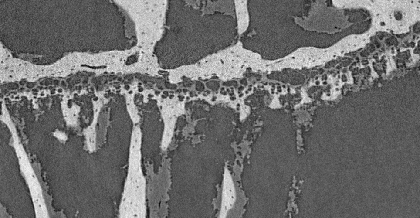
%> input picture 02506/Week05/week5/V12_10X_x502.png, 420 x 218 px, shrunk from 964 x 500 before the run
$ octave bone_three_labels.m   (GNU Octave 9; MATLAB toolbox functions it lacks are replaced by stand-ins)
%> lines starting %> are read from the running program, lines starting %| are printed output that depends on the picture
### 02506/Week05/week05_mcode/functions/multilabel_MRF.m
function [S, iter] = multilabel_MRF(U, dim, beta, max_iter)
%MULTILABEL_MRF Iterative alpha expansion.
% [S, iter] = MULTILABEL_MRF(U, dim, beta, max_iter) finds a solution for
% the Potts model, with the 2-clique potentials in {0,beta}, and the
% 1-clique potentials for each vertex and label given in input U.
%
% U is a N-times-K matrix with energy of each pixel/voxel for each label,
%   where N is a total number of pixels/voxels and K is a number of labels.
% dim is a vector indicating the dimensions (size) of problem. It must be
%   such that prod(dim)=N.
% beta is a scalar weight of the neighorhood edges (2-clique potental for
%   different labels).
% max_iter is a maximum number of alpha expansion cycles (a cycle includes
%   K alpha expansion steps), defaults to 10.
% S is a length N vector of segmentation labels form {1,...,K}. S is of
%   type uint8, so up til 255 labels are suported.
% iter is a number of actually performed cycles.
%
% Using Kolmorogov+Zabih PAMI 2004 formulation (with directed edges) of
% alpha expansion from Boykov et al. PAMI 2001 (with auxiliary vertices),
% but with source being not-alpha and sink as alpha (opposite to Boykov
% formulation).
%
% vand@dtu.dk, 2014, fixed small bug 2021

if nargin<4
    max_iter = 10;
end

K = size(U,2); % number of classes
[~,S] = min(U,[],2); % initial segmentation
S = uint8(S); % assumes no more than 256 labels

% preparing for n-links, 6-neigborhood of each vertex (4-neigbhorhood for 2D)
indices = reshape(1:prod(dim),dim);
edge_x = indices(1:end-1,:,:);
edge_y = indices(:,1:end-1,:);
edge_z = indices(:,:,1:end-1); % empty for 2D segmentation
edge_n = zeros(numel(edge_x)+numel(edge_y)+numel(edge_z),4);
edge_n(:,[1,2]) = [edge_x(:),edge_x(:)+1; edge_y(:),edge_y(:)+dim(1); ...
    edge_z(:),edge_z(:)+dim(1)*dim(2)];

% preparing for t-links
edge_t = zeros(prod(dim),3);
edge_t(:,1) = indices(:);

iter = 0;
changed = true;

while changed && (iter<max_iter)

    S_it = S;
%    for alpha = randperm(K) % expanding classes in random order
    for alpha = 1:K

        % Each pair with different labels requires an adjustment in a
        % n-link (-beta) and an adjustment in a t-lint (+beta), so that
        % only configuration with 0 potential is (alpha,alpha), i.e.
        % (relabeled,relabeled). Applies also to pairs with alpha, as alpha
        % is always relabeled due to inf, so only other label matters.
        edge_n(:,[3,4]) = beta;
        diff_pairs = S(edge_n(:,1))~=S(edge_n(:,2)); % neighboors with different labels
        edge_n(diff_pairs,4) = 0; % adjusting n-link (minus beta)

        % Finding vertices that need to have t-link adjusted,
        % some should be adjusted multiple times, i.e. E(diff_pairs,1) is a
        % non-unique list which gets transformed to vector of occurences.
        [pos,temp,~] = unique(sort(edge_n(diff_pairs,1)));
        from_pair = zeros(prod(dim),1);
        % So much adjusting each vertex needs:
        from_pair(pos) = [temp(2:end); numel(temp)+1] - temp;

        edge_t(:,3) = U(:,alpha) ;
        % First term in edge_t(:,2) is equivalent to U(sub2lin(indices(:),S(:)))
        % i.e. U(current label) while the second term is adjustment (+beta).
        edge_t(:,2) = U((double(S(:))-1)*prod(dim)+indices(:))+ beta*from_pair;
        edge_t(indices(S==alpha),2) = inf; % to force re-labeling with alpha

        % solving
        Scut = GraphCutMex(prod(dim),edge_t,edge_n);
        S(Scut) = alpha; % source is not-alpha, source set changes to alpha

    end
    changed = any(S(:)~=S_it(:)); % change in labeling
    iter = iter+1;
end
if changed
    warning(['Alpha expansion not converged after ',num2str(max_iter),...
        ' iterations.'])
end
S = reshape(S,dim);

### 02506/Week05/week05_mcode/bone_three_labels.m
clear
close all
addpath GraphCut functions

%% Inspect the image and the histogram
path = '../../../../Data/week5/';
I = double(imread([path,'V12_10X_x502.png']))/(2^16-1);
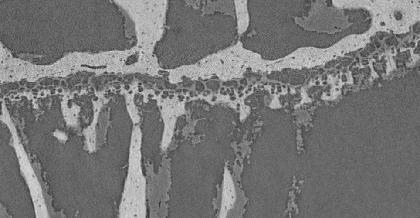
%> I: size 218x420 double; min 0.154, max 0.877, mean 0.465
figure, imagesc(I), axis image, colormap gray

edges = linspace(0, 1, 256);
histogram(I(:), edges, 'EdgeColor', 'none', 'FaceColor','k'),
xlabel('pixel values'), ylabel('count'), title('intensity histogram')
%> after `title('intensity histogram')`:
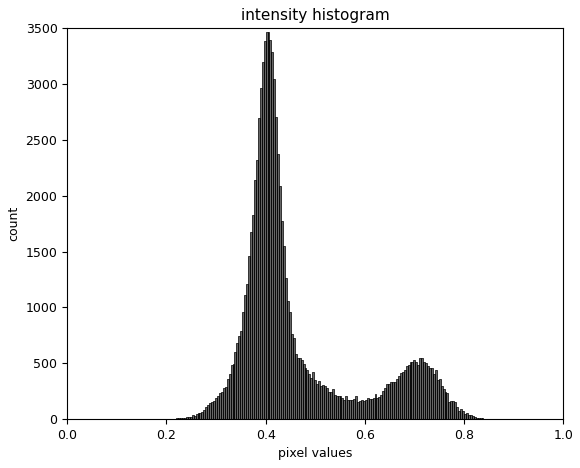
%> figure redrawn from the program's plot data; tallest bar 3464 high, from x = 0.4 to 0.404

%% Define likelihood
mu = [0.40, 0.46, 0.71];
dim = size(I);
%> dim = [218 420]
U = [(I(:)-mu(1)).^2, (I(:)-mu(2)).^2, (I(:)-mu(3)).^2];
[~, S0] = min(U, [], 2);
S0 = reshape(S0, dim);
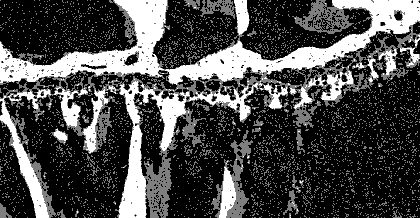
%> S0: size 218x420 double; min 1, max 3, mean 1.59; drawn with min black and max white
figure, imagesc(S0), axis image, title ('max likelihood')
%> after `title ('max likelihood')`:
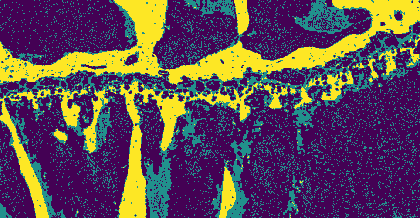
%> displayed picture: size 218x420x3, on the screen's scale of 0 to 255; mean R, G, B 96, 74.4, 86.6

%% Define prior and solve
beta = 0.02;
S = multilabel_MRF(U,dim,beta);
%> the run ends on the next line

$ run again, with 02506/Week05/week5/V8_10X_x502.png copied over 02506/Week05/week5/V12_10X_x502.png
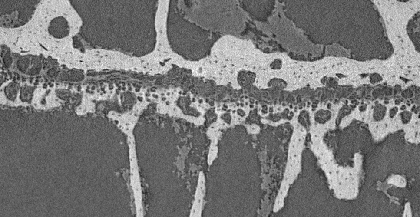
%> input picture 02506/Week05/week5/V8_10X_x502.png, 420 x 217 px, shrunk from 967 x 500 before the run
%> `S0 = reshape(S0, dim);`:
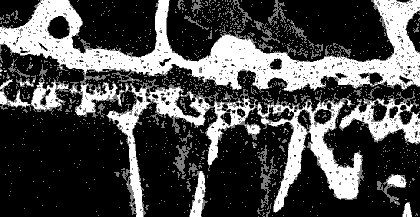
%> S0: size 217x420 double; min 1, max 3, mean 1.59; drawn with min black and max white
%> `title ('max likelihood')`:
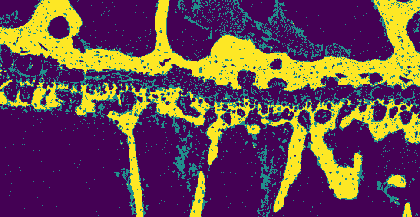
%> displayed picture: size 217x420x3, on the screen's scale of 0 to 255; mean R, G, B 106.2, 72.2, 80.3
